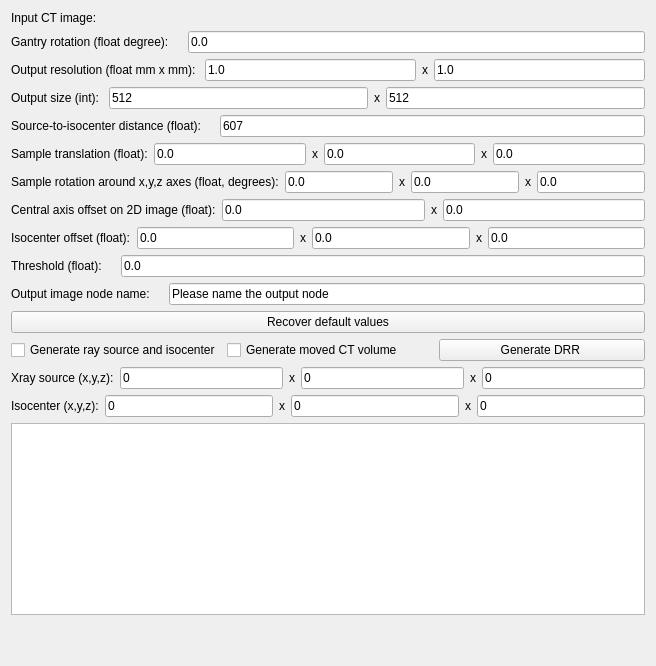
     <widget class="QWidget" name="tab_5">
      <attribute name="title">
       <string>DRR generation(v0)</string>
      </attribute>
      <layout class="QVBoxLayout" name="verticalLayout_2">
       <item>
        <layout class="QVBoxLayout" name="verticalLayout">
         <item>
          <layout class="QHBoxLayout" name="horizontalLayout_17">
           <item>
            <widget class="QLabel" name="label_25">
             <property name="text">
              <string>Input CT image:</string>
             </property>
            </widget>
           </item>
           <item>
            <widget class="QmitkSingleNodeSelectionWidget" name="drrCtImageSingleNodeSelectionWidget" native="true"/>
           </item>
          </layout>
         </item>
         <item>
          <layout class="QHBoxLayout" name="horizontalLayout_15">
           <item>
            <widget class="QLabel" name="label_23">
             <property name="text">
              <string>Gantry rotation (float degree):</string>
             </property>
            </widget>
           </item>
           <item>
            <widget class="QLabel" name="label_24">
             <property name="text">
              <string/>
             </property>
            </widget>
           </item>
           <item>
            <widget class="QLineEdit" name="gantryRotationLineEdit">
             <property name="text">
              <string>0.0</string>
             </property>
            </widget>
           </item>
          </layout>
         </item>
         <item>
          <layout class="QHBoxLayout" name="horizontalLayout">
           <item>
            <widget class="QLabel" name="label">
             <property name="text">
              <string>Output resolution (float mm x mm): </string>
             </property>
            </widget>
           </item>
           <item>
            <widget class="QLineEdit" name="drrOutputResolutionXLineEdit">
             <property name="text">
              <string>1.0</string>
             </property>
            </widget>
           </item>
           <item>
            <widget class="QLabel" name="label_2">
             <property name="text">
              <string>x</string>
             </property>
            </widget>
           </item>
           <item>
            <widget class="QLineEdit" name="drrOutputResolutionYLineEdit">
             <property name="text">
              <string>1.0</string>
             </property>
            </widget>
           </item>
          </layout>
         </item>
         <item>
          <layout class="QHBoxLayout" name="horizontalLayout_2">
           <item>
            <widget class="QLabel" name="label_3">
             <property name="text">
              <string>Output size (int): </string>
             </property>
            </widget>
           </item>
           <item>
            <widget class="QLineEdit" name="drrOutputSizeXLineEdit">
             <property name="text">
              <string>512</string>
             </property>
            </widget>
           </item>
           <item>
            <widget class="QLabel" name="label_4">
             <property name="text">
              <string>x</string>
             </property>
            </widget>
           </item>
           <item>
            <widget class="QLineEdit" name="drrOutputSizeYLineEdit">
             <property name="text">
              <string>512</string>
             </property>
            </widget>
           </item>
          </layout>
         </item>
         <item>
          <layout class="QHBoxLayout" name="horizontalLayout_3">
           <item>
            <widget class="QLabel" name="label_5">
             <property name="text">
              <string>Source-to-isocenter distance (float):</string>
             </property>
            </widget>
           </item>
           <item>
            <widget class="QLabel" name="label_6">
             <property name="text">
              <string/>
             </property>
            </widget>
           </item>
           <item>
            <widget class="QLineEdit" name="drrSourceToIsoDistanceLineEdit">
             <property name="text">
              <string>607</string>
             </property>
            </widget>
           </item>
          </layout>
         </item>
         <item>
          <layout class="QHBoxLayout" name="horizontalLayout_9">
           <item>
            <widget class="QLabel" name="label_7">
             <property name="text">
              <string>Sample translation (float):</string>
             </property>
            </widget>
           </item>
           <item>
            <widget class="QLineEdit" name="sampleTranslationXLineEdit">
             <property name="text">
              <string>0.0</string>
             </property>
            </widget>
           </item>
           <item>
            <widget class="QLabel" name="label_8">
             <property name="text">
              <string>x</string>
             </property>
            </widget>
           </item>
           <item>
            <widget class="QLineEdit" name="sampleTranslationYLineEdit">
             <property name="text">
              <string>0.0</string>
             </property>
            </widget>
           </item>
           <item>
            <widget class="QLabel" name="label_9">
             <property name="text">
              <string>x</string>
             </property>
            </widget>
           </item>
           <item>
            <widget class="QLineEdit" name="sampleTranslationZLineEdit">
             <property name="text">
              <string>0.0</string>
             </property>
            </widget>
           </item>
          </layout>
         </item>
         <item>
          <layout class="QHBoxLayout" name="horizontalLayout_10">
           <item>
            <widget class="QLabel" name="label_10">
             <property name="text">
              <string>Sample rotation around x,y,z axes (float, degrees):</string>
             </property>
            </widget>
           </item>
           <item>
            <widget class="QLineEdit" name="sampleRotationXLineEdit">
             <property name="text">
              <string>0.0</string>
             </property>
            </widget>
           </item>
           <item>
            <widget class="QLabel" name="label_11">
             <property name="text">
              <string>x</string>
             </property>
            </widget>
           </item>
           <item>
            <widget class="QLineEdit" name="sampleRotationYLineEdit">
             <property name="text">
              <string>0.0</string>
             </property>
            </widget>
           </item>
           <item>
            <widget class="QLabel" name="label_12">
             <property name="text">
              <string>x</string>
             </property>
            </widget>
           </item>
           <item>
            <widget class="QLineEdit" name="sampleRotationZLineEdit">
             <property name="text">
              <string>0.0</string>
             </property>
            </widget>
           </item>
          </layout>
         </item>
         <item>
          <layout class="QHBoxLayout" name="horizontalLayout_11">
           <item>
            <widget class="QLabel" name="label_13">
             <property name="text">
              <string>Central axis offset on 2D image (float):</string>
             </property>
            </widget>
           </item>
           <item>
            <widget class="QLineEdit" name="centralAxisOffsetXLineEdit">
             <property name="text">
              <string>0.0</string>
             </property>
            </widget>
           </item>
           <item>
            <widget class="QLabel" name="label_14">
             <property name="text">
              <string>x</string>
             </property>
            </widget>
           </item>
           <item>
            <widget class="QLineEdit" name="centralAxisOffsetYLineEdit">
             <property name="text">
              <string>0.0</string>
             </property>
            </widget>
           </item>
          </layout>
         </item>
         <item>
          <layout class="QHBoxLayout" name="horizontalLayout_12">
           <item>
            <widget class="QLabel" name="label_15">
             <property name="text">
              <string>Isocenter offset (float):</string>
             </property>
            </widget>
           </item>
           <item>
            <widget class="QLineEdit" name="isocenterOffsetXLineEdit">
             <property name="text">
              <string>0.0</string>
             </property>
            </widget>
           </item>
           <item>
            <widget class="QLabel" name="label_16">
             <property name="text">
              <string>x</string>
             </property>
            </widget>
           </item>
           <item>
            <widget class="QLineEdit" name="isocenterOffsetYLineEdit">
             <property name="text">
              <string>0.0</string>
             </property>
            </widget>
           </item>
           <item>
            <widget class="QLabel" name="label_17">
             <property name="text">
              <string>x</string>
             </property>
            </widget>
           </item>
           <item>
            <widget class="QLineEdit" name="isocenterOffsetZLineEdit">
             <property name="text">
              <string>0.0</string>
             </property>
            </widget>
           </item>
          </layout>
         </item>
         <item>
          <layout class="QHBoxLayout" name="horizontalLayout_13">
           <item>
            <widget class="QLabel" name="label_18">
             <property name="text">
              <string>Threshold (float):</string>
             </property>
            </widget>
           </item>
           <item>
            <widget class="QLabel" name="label_19">
             <property name="text">
              <string/>
             </property>
            </widget>
           </item>
           <item>
            <widget class="QLineEdit" name="drrThresholdLineEdit">
             <property name="text">
              <string>0.0</string>
             </property>
            </widget>
           </item>
          </layout>
         </item>
         <item>
          <layout class="QHBoxLayout" name="horizontalLayout_14">
           <item>
            <widget class="QLabel" name="label_20">
             <property name="text">
              <string>Output image node name:</string>
             </property>
            </widget>
           </item>
           <item>
            <widget class="QLabel" name="label_21">
             <property name="text">
              <string/>
             </property>
            </widget>
           </item>
           <item>
            <widget class="QLineEdit" name="drrOutputFilenameLineEdit">
             <property name="text">
              <string>Please name the output node</string>
             </property>
            </widget>
           </item>
          </layout>
         </item>
         <item>
          <widget class="QPushButton" name="recoverDefaultValuesPushButton">
           <property name="text">
            <string>Recover default values</string>
           </property>
          </widget>
         </item>
        </layout>
       </item>
       <item>
        <layout class="QHBoxLayout" name="horizontalLayout_16">
         <item>
          <widget class="QCheckBox" name="generateRaySourceCheckBox">
           <property name="text">
            <string>Generate ray source and isocenter</string>
           </property>
          </widget>
         </item>
         <item>
          <widget class="QCheckBox" name="generateMovedCtCheckBox">
           <property name="text">
            <string>Generate moved CT volume</string>
           </property>
          </widget>
         </item>
         <item>
          <widget class="QPushButton" name="generateDrrPushButton">
           <property name="text">
            <string>Generate DRR </string>
           </property>
          </widget>
         </item>
        </layout>
       </item>
       <item>
        <layout class="QHBoxLayout" name="horizontalLayout_18">
         <item>
          <widget class="QLabel" name="label_27">
           <property name="text">
            <string>Xray source (x,y,z):</string>
           </property>
          </widget>
         </item>
         <item>
          <widget class="QLineEdit" name="raySourceXLineEdit">
           <property name="text">
            <string>0</string>
           </property>
          </widget>
         </item>
         <item>
          <widget class="QLabel" name="label_28">
           <property name="text">
            <string>x</string>
           </property>
          </widget>
         </item>
         <item>
          <widget class="QLineEdit" name="raySourceYLineEdit">
           <property name="text">
            <string>0</string>
           </property>
          </widget>
         </item>
         <item>
          <widget class="QLabel" name="label_63">
           <property name="text">
            <string>x</string>
           </property>
          </widget>
         </item>
         <item>
          <widget class="QLineEdit" name="raySourceZLineEdit">
           <property name="text">
            <string>0</string>
           </property>
          </widget>
         </item>
        </layout>
       </item>
       <item>
        <layout class="QHBoxLayout" name="horizontalLayout_19">
         <item>
          <widget class="QLabel" name="label_64">
           <property name="text">
            <string>Isocenter (x,y,z):</string>
           </property>
          </widget>
         </item>
         <item>
          <widget class="QLineEdit" name="isocenterXLineEdit">
           <property name="text">
            <string>0</string>
           </property>
          </widget>
         </item>
         <item>
          <widget class="QLabel" name="label_65">
           <property name="text">
            <string>x</string>
           </property>
          </widget>
         </item>
         <item>
          <widget class="QLineEdit" name="isocenterYLineEdit">
           <property name="text">
            <string>0</string>
           </property>
          </widget>
         </item>
         <item>
          <widget class="QLabel" name="label_66">
           <property name="text">
            <string>x</string>
           </property>
          </widget>
         </item>
         <item>
          <widget class="QLineEdit" name="isocenterZLineEdit">
           <property name="text">
            <string>0</string>
           </property>
          </widget>
         </item>
        </layout>
       </item>
       <item>
        <widget class="QTextBrowser" name="drrTextBrowser"/>
       </item>
       <item>
        <spacer name="verticalSpacer">
         <property name="orientation">
          <enum>Qt::Vertical</enum>
         </property>
         <property name="sizeHint" stdset="0">
          <size>
           <width>20</width>
           <height>40</height>
          </size>
         </property>
        </spacer>
       </item>
      </layout>
     </widget>
